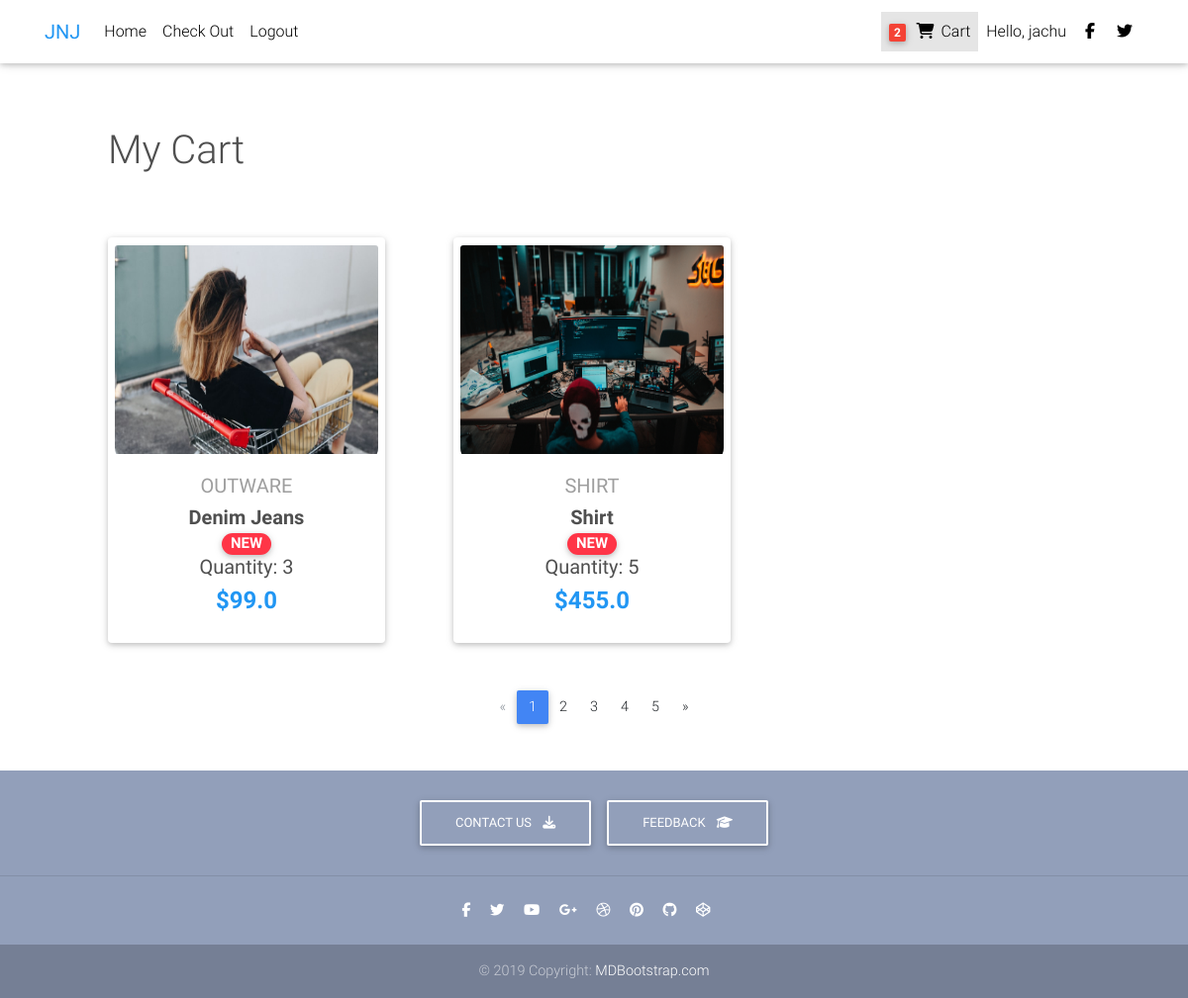
The app's page /cart/ (signed in) with its own data.
### core/models.py (models this page shows, shortened)
class OrderItem(models.Model):
    user = models.ForeignKey(User, on_delete=models.CASCADE)
    citem = models.ForeignKey(Item, on_delete=models.CASCADE)
    quant = models.IntegerField()

class Item(models.Model):
    tittle = models.CharField(max_length=20)
    price = models.FloatField()
    disc_price = models.FloatField(blank=True, null=True)
    category = models.ForeignKey(Filters, on_delete=models.CASCADE)
    label = models.CharField(choices=LABEL_CHOICES, max_length=2, blank=True, null=True)
    slug = models.SlugField(unique=True)
    desc = models.TextField()
    img = models.ImageField(upload_to='itemimage')
    def get_absolute_url(self):
        return reverse('core:prdcts', kwargs={'slug': self.slug})

class Filters(models.Model):
    category = models.CharField(max_length=20)
    def get_value(self):
        return reverse('core:homefilter', kwargs={'slug': self.pk})

### core/views.py (the view)
# urls.py: path('cart/', cart , name='cart'),
def cart(request):
    if request.user.is_authenticated:
        user = request.user
        usr_id = user.id
        items = OrderItem.objects.filter(user_id=usr_id)
        return render(request, 'cart.html', {'items':items,'user':user})
    else:
        return render(request, 'account/login.html')

### templates/cart.html (shortened to what this page needs)
{% load static%}
<!DOCTYPE html>
<html lang="en">
<head>
  <link rel="stylesheet" href="{% static 'https://use.fontawesome.com/releases/v5.11.2/css/all.css' %}">
  <link href="{% static 'css/bootstrap.min.css' %}" rel="stylesheet">
  <link href="{% static 'css/mdb.min.css' %}" rel="stylesheet">
  <link href="{% static 'css/style.min.css' %}" rel="stylesheet">
</head>
<body>
  <nav class="navbar fixed-top navbar-expand-lg navbar-light white scrolling-navbar">
        <div class="container">
          <a class="navbar-brand waves-effect" href="http://127.0.0.1:8000/" target="_blank">
            <strong class="blue-text">JNJ</strong>
          </a>
          <div class="collapse navbar-collapse" id="navbarSupportedContent">
            <ul class="navbar-nav mr-auto">
              <li class="nav-item">
                <a class="nav-link waves-effect" href="/">Home
                </a>
              </li>
              <li class="nav-item">
                <a class="nav-link waves-effect" href="http://127.0.0.1:8000/chck_out/">Check Out</a>
              </li>
              {% if user.is_authenticated %}
              <li class="nav-item">
                <a class="nav-link waves-effect" href="{% url 'account_logout' %}"
                  >Logout</a>
              </li>
              {% else %}
                <li class="nav-item">
                  <a class="nav-link waves-effect" href="{% url 'account_login' %}"
                    >Login</a>
                </li>
              {% endif %}
            </ul>
            <ul class="navbar-nav nav-flex-icons">
              <li class="nav-item active">
                <a class="nav-link waves-effect" href="http://127.0.0.1:8000/cart/">
                  <span class="badge red z-depth-1 mr-1">{{ items.count }}</span>
                  <i class="fas fa-shopping-cart"></i>
                  <span class="clearfix d-none d-sm-inline-block"> Cart </span>
                </a>
              </li>
              {% if user.is_authenticated %}
          <li class="nav-item">
            <a class="nav-link waves-effect" style="text-decoration: none;" href="http://127.0.0.1:8000/profile/">
              <span class="clearfix d-none d-sm-inline-block"> Hello, {{user.username }}</span>
            </a>
          </li>
          {% endif %}
              <li class="nav-item">
                <a href="https://www.facebook.com/mdbootstrap" class="nav-link waves-effect" target="_blank">
                  <i class="fab fa-facebook-f"></i>
                </a>
              </li>
              <li class="nav-item">
                <a href="https://twitter.com/MDBootstrap" class="nav-link waves-effect" target="_blank">
                  <i class="fab fa-twitter"></i>
                </a>
              </li>
            </ul>
          </div>
        </div>
    </nav>
  <main>
    <div class="container">
      <section class="text-center mb-4">
        {% if user.is_authenticated %}
        <div class="heading" style="margin-top: 8em; text-align:start; padding-left: 4em; color: #4f4f4f;">
          <h1>My Cart</h1>
        </div>
        <div class="row wow fadeIn" style="margin-top: 4em;">
          {% for item in items%}
          <div class="col-lg-3 col-md-6 mb-4" style="margin-left:4em;">
            <div class="card" style="max-width: 280px; max-height: 410px;min-width: 280px; min-height: 410px;">
              <div class="view overlay">
                <img src="{{item.citem.img.url}}" class="card-img-top"
                  alt="">
              </div>
              <div class="card-body text-center">
                <a href="{{item.citem.category.get_value}}" class="grey-text">
                  <h5>{{item.citem.category.category}}</h5>
                </a>
                <h5>
                  <strong>
                    <a href="{{ item.citem.get_absolute_url }}" class="dark-grey-text">{{item.citem.tittle}}<br>
                      {% if item.citem.get_label_display == 'NEW'%}
                      <span class="badge badge-pill danger-color">NEW</span>
                      {% elif item.citem.get_label_display == 'BestSeller'%}
                      <span class="badge badge-pill primary-color">BestSeller</span>
                      {% endif %}
                      <h5>Quantity: {{item.quant}}</h5>
                    </a>
                  </strong>
                </h5>
                <h4 class="font-weight-bold blue-text">
                  <strong>
                    {% if item.citem.disc_price %}
                    ${{item.citem.disc_price}}
                    {% else %}
                    ${{item.citem.price}}
                    {% endif %}
                  </strong>
                </h4>
              </div>
            </div>
          </div>
            {% endfor %}
        {% endif %}
      </section>
      <nav class="d-flex justify-content-center wow fadeIn">
        <ul class="pagination pg-blue">
          <li class="page-item disabled">
            <a class="page-link" href="#" aria-label="Previous">
              <span aria-hidden="true">&laquo;</span>
            </a>
          </li>
          <li class="page-item active">
            <a class="page-link" href="#">1
            </a>
          </li>
          <li class="page-item">
            <a class="page-link" href="#">2</a>
          </li>
          <li class="page-item">
            <a class="page-link" href="#">3</a>
          </li>
          <li class="page-item">
            <a class="page-link" href="#">4</a>
          </li>
          <li class="page-item">
            <a class="page-link" href="#">5</a>
          </li>
          <li class="page-item">
            <a class="page-link" href="#" aria-label="Next">
              <span aria-hidden="true">&raquo;</span>
            </a>
          </li>
        </ul>
      </nav>
    </div>
  </main>
  <footer class="page-footer text-center font-small mt-4 wow fadeIn">
    <div class="pt-4">
      <a class="btn btn-outline-white" href="/"
        role="button">Contact Us
        <i class="fas fa-download ml-2"></i>
      </a>
      <a class="btn btn-outline-white" href="/" role="button">Feedback
        <i class="fas fa-graduation-cap ml-2"></i>
      </a>
    </div>
    <hr class="my-4">
    <div class="pb-4">
      <a href="https://www.facebook.com/mdbootstrap" target="_blank">
        <i class="fab fa-facebook-f mr-3"></i>
      </a>
      <a href="https://twitter.com/MDBootstrap" target="_blank">
        <i class="fab fa-twitter mr-3"></i>
      </a>
      <a href="https://www.youtube.com/watch?v=7MUISDJ5ZZ4" target="_blank">
        <i class="fab fa-youtube mr-3"></i>
      </a>
      <a href="https://plus.google.com/u/0/b/107863090883699620484" target="_blank">
        <i class="fab fa-google-plus-g mr-3"></i>
      </a>
      <a href="https://dribbble.com/mdbootstrap" target="_blank">
        <i class="fab fa-dribbble mr-3"></i>
      </a>
      <a href="https://pinterest.com/mdbootstrap" target="_blank">
        <i class="fab fa-pinterest mr-3"></i>
      </a>
      <a href="https://github.com/mdbootstrap/bootstrap-material-design" target="_blank">
        <i class="fab fa-github mr-3"></i>
      </a>
      <a href="http://codepen.io/mdbootstrap/" target="_blank">
        <i class="fab fa-codepen mr-3"></i>
      </a>
    </div>
    <div class="footer-copyright py-3">
      © 2019 Copyright:
      <a href="https://mdbootstrap.com/education/bootstrap/" target="_blank"> MDBootstrap.com </a>
    </div>
  </footer>
</body>
</html>

### templates/cart.html (style rules this page uses)
html, body, header, .carousel { height: 60vh; }
.overlay { height: 16em; }
.overlay img { height: 100%; width: 95%; margin: 0 auto; margin-top: .5em; border-bottom-left-radius: 14px; border-bottom-right-radius: 14px; }

### records on screen
OrderItem: citem.img (picture), citem.category.category "OUTWARE", citem.tittle "Denim Jeans", shows "NEW", quant "3", citem.disc_price "99.0"
OrderItem: citem.img (picture), citem.category.category "SHIRT", citem.tittle "Shirt", shows "NEW", quant "5", citem.disc_price "455.0"

### other values on screen
{{ items.count }} "2"
{{ user.username }} "jachu"
